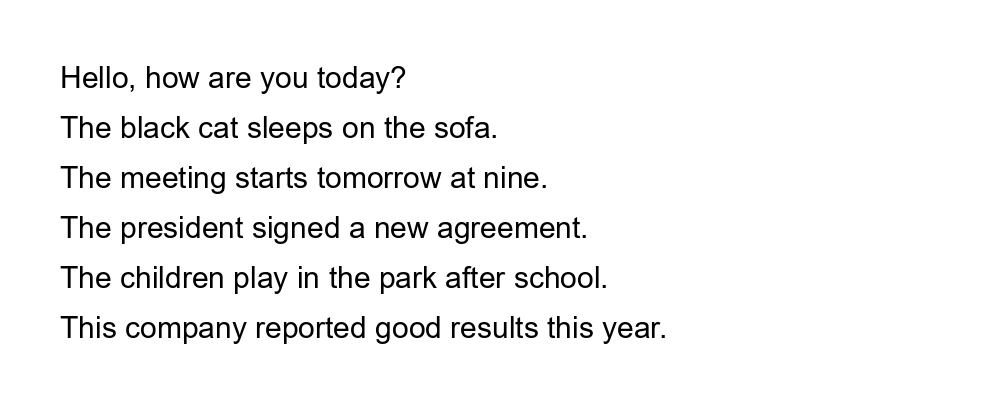
#> input picture sample_data/sample_document_en.png, 1000 x 420 px; its folder holds only this picture in this run
$ python -i preprocess.py   (imports and definitions only)
#> lines starting #> are read from the running program, lines starting #| are printed output that depends on the picture; after the words box and inside, x2 and y2 are one past the last pixel; in counts of white or black regions, pixels touching at a corner belong together
### src/imgtrans/logging_utils.py
"""Centralised logging utilities for the imgtrans system.

One ``get_logger`` entrypoint + a lightweight JSONL event logger. Logs go to
**stderr** so ``stdout`` stays clean for pipeable CLI/JSON output.
"""

from __future__ import annotations

import json
import logging
import os
import sys
from datetime import datetime, timezone
from pathlib import Path
from typing import Any, Dict

_FMT = "%(asctime)s | %(levelname)-7s | %(name)s | %(message)s"
_DATEFMT = "%Y-%m-%dT%H:%M:%S%z"
_CONFIGURED = False


def configure_logging(level: str | None = None) -> None:
    global _CONFIGURED
    if _CONFIGURED:
        return
    resolved = (level or os.environ.get("IMGTRANS_LOG_LEVEL", "INFO")).upper()
    handler = logging.StreamHandler(stream=sys.stderr)
    handler.setFormatter(logging.Formatter(fmt=_FMT, datefmt=_DATEFMT))
    root = logging.getLogger()
    root.handlers.clear()
    root.addHandler(handler)
    root.setLevel(getattr(logging, resolved, logging.INFO))
    _CONFIGURED = True


def get_logger(name: str) -> logging.Logger:
#> further down, picture is the input picture: shape (420, 1000); min 0, max 255, mean 244.1
    configure_logging()
    return logging.getLogger(name)


def utc_now_iso() -> str:
    return datetime.now(timezone.utc).isoformat()


def utc_stamp() -> str:
    return datetime.now(timezone.utc).strftime("%Y%m%d-%H%M%S")


class JsonlLogger:
    """Append-only JSONL event logger (one JSON object per call)."""

    def __init__(self, path: str | os.PathLike) -> None:
        self.path = Path(path)
        self.path.parent.mkdir(parents=True, exist_ok=True)

    # [6 lines left out: function log, not called in this run]


__all__ = ["configure_logging", "get_logger", "JsonlLogger", "utc_now_iso", "utc_stamp"]

### src/imgtrans/imaging/preprocess.py
"""Image preprocessing for document OCR (deskew / denoise / binarize + quality).

Uses OpenCV when available and falls back to pure numpy/Pillow so the package
works with only core deps. Quality metrics drive the agent's D1 routing.
(Ported from P07 dococr.)
"""

from __future__ import annotations

from typing import Any, Dict, Tuple

from ..config import PreprocessConfig
from ..logging_utils import get_logger

logger = get_logger(__name__)


def _np():
    import numpy as np
    return np


def _cv2():
    try:
        import cv2
        return cv2
    except Exception:
        return None


def to_gray(img):
    np = _np()
    if isinstance(img, np.ndarray):
        arr = img
        if arr.ndim == 3:
            arr = 0.299 * arr[..., 0] + 0.587 * arr[..., 1] + 0.114 * arr[..., 2]
        return arr.astype(np.uint8)
    return np.asarray(img.convert("L"), dtype=np.uint8)


def otsu_threshold(gray) -> int:
    np = _np()
    hist, _ = np.histogram(gray, bins=256, range=(0, 256))
#> hist = 256 values, max 394672 at index 255, min 0 at index 70, mean 1640.6
    total = gray.size
#> total = 420000
    sum_total = np.dot(np.arange(256), hist)
#> sum_total = 102521034
    sum_b = w_b = 0
    best_t, best_var = 0, -1.0
    for t in range(256):
        w_b += hist[t]
        if w_b == 0:
            continue
        w_f = total - w_b
        if w_f == 0:
            break
        sum_b += t * hist[t]
        m_b = sum_b / w_b
        m_f = (sum_total - sum_b) / w_f
        var = w_b * w_f * (m_b - m_f) ** 2
        if var > best_var:
            best_var, best_t = var, t
#> this loop made 256 passes
#> (w_b, w_f, sum_b, m_b, m_f, best_var) on passes 1 to 12: (10519, 409481, 0, 0, 250.4, 2.7e+14), (10747, 409253, 228, 0.0212, 250.5, 2.76e+14), (10898, 409102, 530, 0.0486, 250.6, 2.8e+14), (11160, 408840, 1316, 0.118, 250.8, 2.87e+14), (11324, 408676, 1972, 0.174, 250.9, 2.91e+14), (11438, 408562, 2542, 0.222, 250.9, 2.94e+14), (11570, 408430, 3334, 0.288, 251, 2.97e+14), (11597, 408403, 3523, 0.304, 251, 2.98e+14), (11752, 408248, 4763, 0.405, 251.1, 3.02e+14), (11877, 408123, 5888, 0.496, 251.2, 3.05e+14), (11945, 408055, 6568, 0.55, 251.2, 3.06e+14), (12008, 407992, 7261, 0.605, 251.3, 3.08e+14)
#> (w_b, w_f) on pass 89: (15660, 404340)
    return best_t


def binarize(gray, method: str = "adaptive"):
    np = _np()
    if method == "none":
        return gray
    cv2 = _cv2()
    if method == "adaptive" and cv2 is not None:
        return cv2.adaptiveThreshold(gray, 255, cv2.ADAPTIVE_THRESH_GAUSSIAN_C, cv2.THRESH_BINARY, 31, 15)
    t = otsu_threshold(gray)
    return np.where(gray > t, 255, 0).astype(np.uint8)
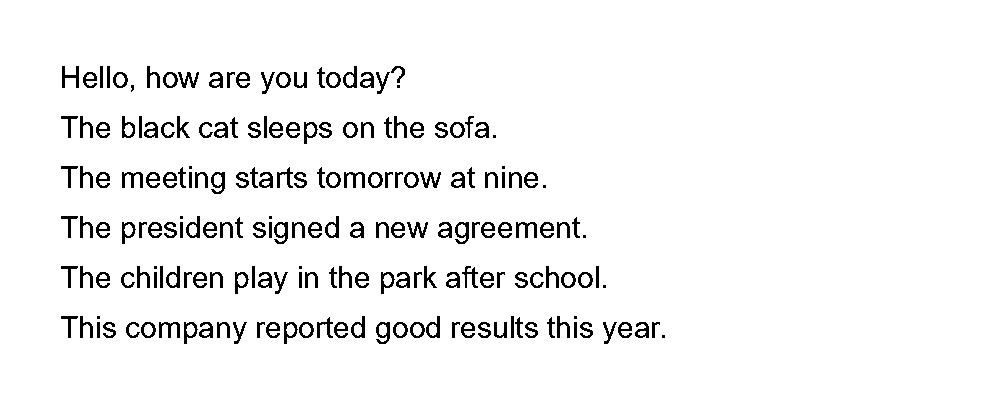
#> returned value: shape (420, 1000); 95.5% white; black in thin lines or dots, all inside (x1, y1, x2, y2) = (61, 66, 665, 344)


def denoise(gray):
    np = _np()
    cv2 = _cv2()
    if cv2 is not None:
        return cv2.medianBlur(gray, 3)
    from PIL import Image, ImageFilter
    return np.asarray(Image.fromarray(gray).filter(ImageFilter.MedianFilter(3)))


def estimate_skew(gray, max_deg: float = 15.0) -> float:
    np = _np()
    from PIL import Image
    binary = (binarize(gray, "otsu") < 128).astype(np.uint8) * 255
    if binary.mean() < 1:
        return 0.0
    best_angle, best_score = 0.0, -1.0
    for angle in np.arange(-max_deg, max_deg + 0.1, 1.0):
        rot = np.asarray(Image.fromarray(binary).rotate(angle, resample=Image.NEAREST, fillcolor=0))
        proj = (rot > 128).sum(axis=1).astype(np.float32)
        score = float(np.var(proj))
        if score > best_score:
            best_score, best_angle = score, float(angle)
#> this loop made 31 passes
#> pass 1, in estimate_skew, `rot = np.asarray(Image.fromarray(binary).rotate(angle, resample=Image...`:
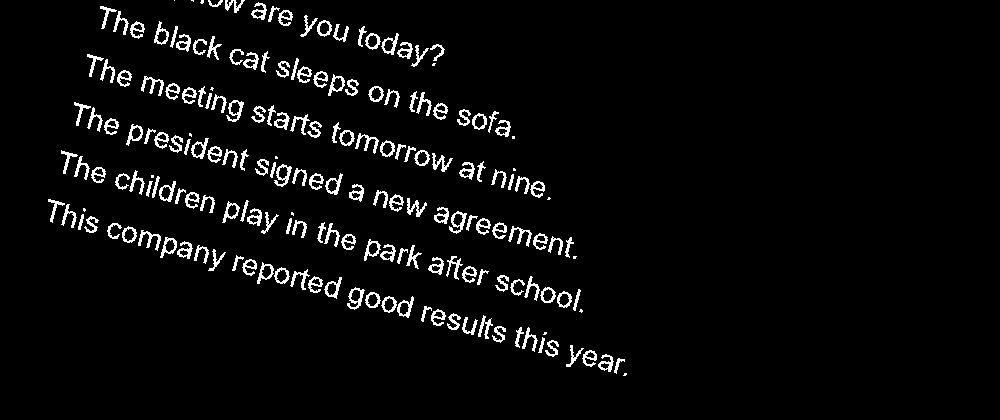
#> rot: shape (420, 1000); 4.3% white in thin lines or dots, all inside (x1, y1, x2, y2) = (48, 0, 627, 376)
#> pass 2, in estimate_skew, `rot = np.asarray(Image.fromarray(binary).rotate(angle, resample=Image...`:
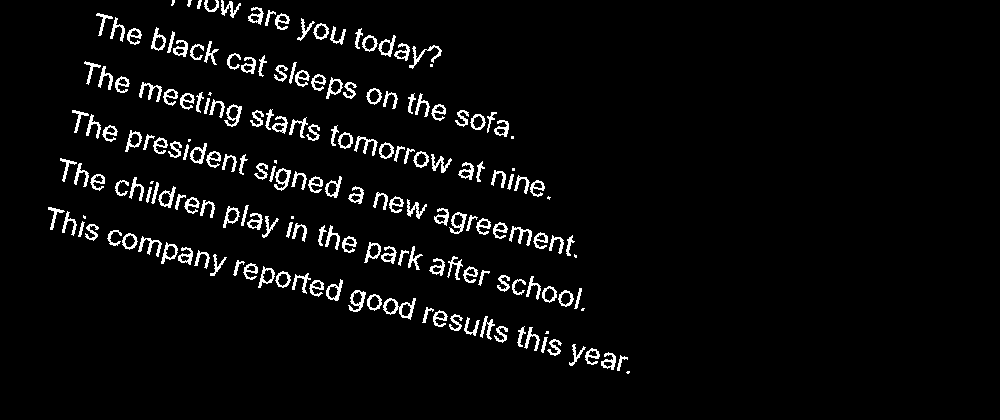
#> rot: shape (420, 1000); 4.4% white in thin lines or dots, all inside (x1, y1, x2, y2) = (48, 0, 630, 374)
#> pass 3, in estimate_skew, `rot = np.asarray(Image.fromarray(binary).rotate(angle, resample=Image...`:
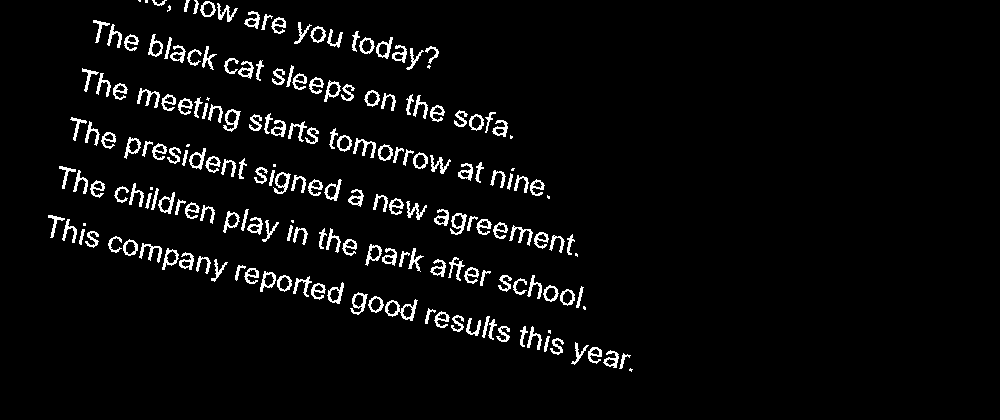
#> rot: shape (420, 1000); 4.4% white in thin lines or dots, all inside (x1, y1, x2, y2) = (48, 0, 633, 372)
    return best_angle


def deskew(gray, max_deg: float = 15.0):
    np = _np()
    from PIL import Image
    angle = estimate_skew(gray, max_deg)
    if abs(angle) < 0.5:
        return gray
    return np.asarray(Image.fromarray(gray).rotate(angle, resample=Image.BILINEAR, fillcolor=255), dtype=np.uint8)


def quality_metrics(gray) -> Dict[str, float]:
    np = _np()
    g = gray.astype(np.float32)
    lap = (np.abs(np.diff(g, n=2, axis=0)).mean() + np.abs(np.diff(g, n=2, axis=1)).mean()) / 2.0
    ink_ratio = float((binarize(gray, "otsu") < 128).mean())
    contrast = float(g.std() / 64.0)
    blur = float(min(1.0, lap / 12.0))
    score = max(0.0, min(1.0, 0.5 * blur + 0.3 * min(1.0, contrast) + 0.2 * min(1.0, ink_ratio * 8)))
    return {"blur": round(blur, 4), "ink_ratio": round(ink_ratio, 4),
            "contrast": round(contrast, 4), "quality": round(score, 4)}


def preprocess_image(img, cfg: PreprocessConfig) -> Tuple[Any, Dict[str, float]]:
    from PIL import Image
    gray = to_gray(img)
    if cfg.denoise:
        gray = denoise(gray)
    if cfg.deskew:
        gray = deskew(gray, cfg.max_skew_deg)
    metrics = quality_metrics(gray)
    return Image.fromarray(gray).convert("RGB"), metrics


__all__ = ["to_gray", "binarize", "denoise", "deskew", "quality_metrics",
           "preprocess_image", "otsu_threshold", "estimate_skew"]

>>> import cv2
>>> picture = cv2.imread('../../../sample_data/sample_document_en.png', cv2.IMREAD_GRAYSCALE)
>>> result = deskew(picture)
